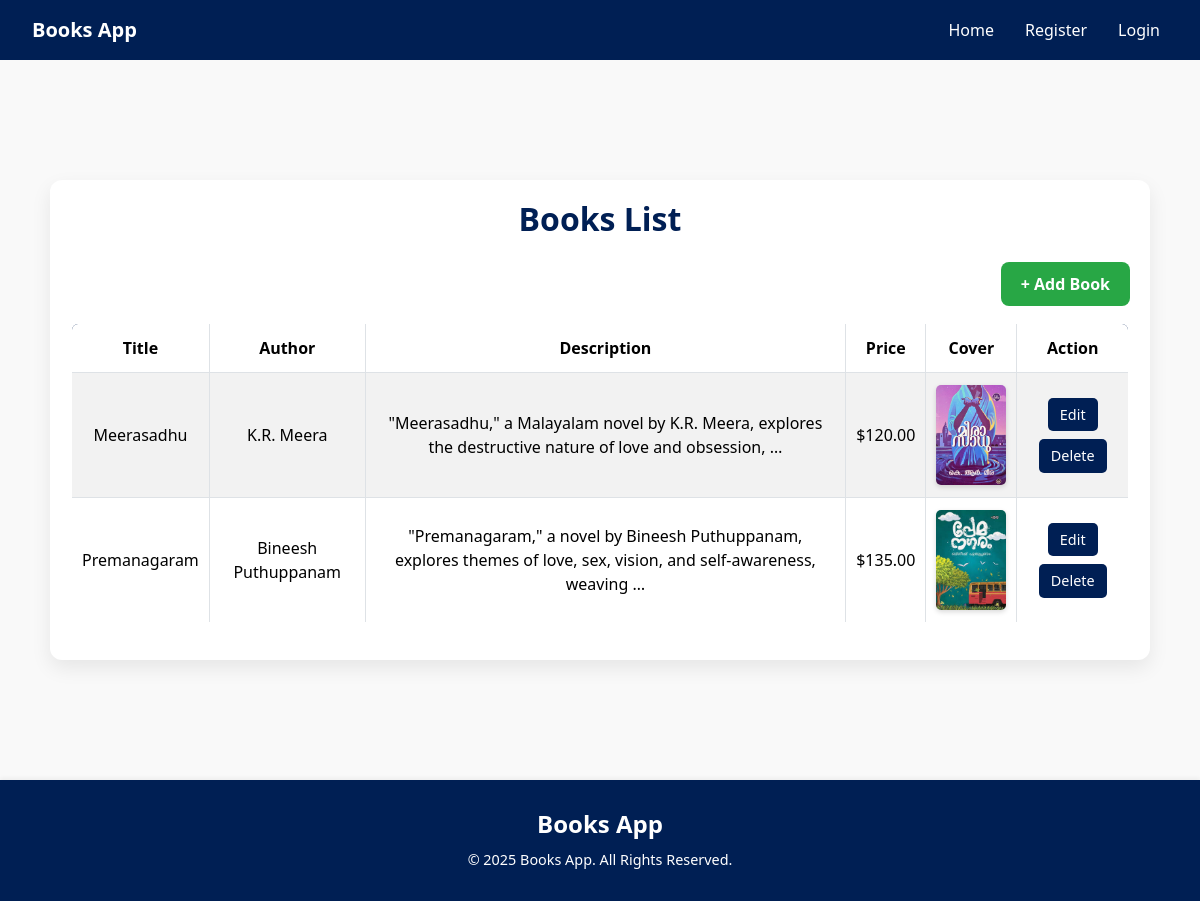
The page /book_list/ on the database its author committed.
### book/models.py (models this page shows, shortened)
class Book(models.Model):
    title = models.CharField(max_length=100)
    author = models.CharField(max_length=100)
    description = models.TextField()
    price = models.DecimalField(max_digits=6, decimal_places=2)
    cover = models.ImageField(upload_to='book_covers/', blank=True, null=True)

### book/views.py (the view)
# urls.py: path('book_list/', views.book_list, name='book_list'),
def book_list(request):
    books = Book.objects.all()
    return render(request, 'book_view.html', {'books': books})

### templates/book_view.html (shortened to what this page needs)
{% extends 'base.html' %}
{% load static %}
{% block content %}
<div class="books-table-container">
    <h2 class="text-center mb-4">Books List</h2>
    <div class="d-flex justify-content-end mb-3">
        <a href="{% url 'add_book' %}" class="add-book-btn">+ Add Book</a>
    </div>
    <div class="table-responsive">
        <table class="table table-striped table-hover align-middle">
            <thead>
                <tr>
                    <th>Title</th>
                    <th>Author</th>
                    <th>Description</th>
                    <th>Price</th>
                    <th>Cover</th>
                    <th>Action</th>
                </tr>
            </thead>
            <tbody>
                {% for book in books %}
                <tr>
                    <td>{{ book.title }}</td>
                    <td>{{ book.author }}</td>
                    <td>{{ book.description|truncatewords:15 }}</td>
                    <td>${{ book.price }}</td>
                    <td>
                        {% if book.cover %}
                            <img src="{{ book.cover.url }}" alt="Book Cover" class="book-cover-img">
                        {% else %}
                            <span class="text-muted">No Cover</span>
                        {% endif %}
                    </td>
                    <td>
                        <a href="{% url 'edit_book' book.id %}" class="btn-action">Edit</a>
                        <a href="{% url 'delete_book' book.id %}" class="btn-action">Delete</a>
                    </td>
                </tr>
                {% endfor %}
            </tbody>
        </table>
    </div>
</div>
{% endblock %}

### templates/base.html (shortened to what this page needs)
<!DOCTYPE html>
<html lang="en">
<head>
    <link href="https://cdn.jsdelivr.net/npm/bootstrap@5.3.3/dist/css/bootstrap.min.css" rel="stylesheet">
</head>
<body>
    <header>
        <nav class="navbar navbar-expand-lg">
            <div class="container-fluid">
                <a class="navbar-brand d-flex align-items-center" href="#">
                    <span>Books App</span>
                </a>
                <div class="collapse navbar-collapse justify-content-end" id="navbarSupportedContent">
                    {% if request.session.rid %}
                    <ul class="navbar-nav mb-2 mb-lg-0">
                        <li class="nav-item">
                            <a class="nav-link active" href="{% url 'book_list' %}">Book List</a>
                        </li>
                        <li class="nav-item">
                            <a class="nav-link" href="{% url 'logout' %}">Logout</a>
                        </li>
                        <li class="nav-item">
                            <a class="nav-link" href="{% url 'books' %}">Books</a>
                        </li>
                    </ul>
                    {% else %}
                    <ul class="navbar-nav mb-2 mb-lg-0">
                        <li class="nav-item">
                            <a class="nav-link active" href="{% url 'homepage' %}">Home</a>
                        </li>
                        <li class="nav-item">
                            <a class="nav-link" href="{% url 'register' %}">Register</a>
                        </li>
                        <li class="nav-item">
                            <a class="nav-link" href="{% url 'login' %}">Login</a>
                        </li>
                    </ul>
                    {% endif %}
                </div>
            </div>
        </nav>
    </header>
    <div class="container main-content">
        {% block content %}{% endblock %}
    </div>
    <footer>
        <div class="container">
            <h4>Books App</h4>
            <p>© 2025 Books App. All Rights Reserved.</p>
        </div>
    </footer>
</body>
</html>

### templates/base.html (style rules this page uses)
body { font-family: 'Segoe UI', sans-serif; background-color: #f9f9f9; margin: 0; padding: 0; display: flex; flex-direction: column; height: 100%; margin: 0; padding: 0; }
.navbar { background-color: #001f54; padding: 10px 20px; }
.navbar-brand span { color: white; font-weight: 600; font-size: 1.25rem; }
.nav-link { color: #ffffff !important; margin-left: 15px; }
.main-content { padding: 60px 20px; min-height: 60vh; flex: 1; }
footer { background-color: #001f54; color: #ffffff; text-align: center; padding: 30px 0; box-shadow: 0 -2px 4px rgba(0, 0, 0, 0.05); }
footer h4 { font-weight: 600; margin-bottom: 10px; }
footer p { font-size: 0.9rem; margin: 0; }

### templates/book_view.html (style rules this page uses)
.books-table-container { margin: 60px auto; max-width: 1100px; padding: 20px; background-color: #fff; border-radius: 12px; box-shadow: 0 8px 20px rgba(0, 0, 0, 0.08); }
h2 { color: #001f54; font-weight: 700; }
.add-book-btn { background-color: #28a745; padding: 10px 20px; font-size: 1rem; font-weight: 600; border-radius: 8px; color: #fff; text-decoration: none; transition: background-color 0.3s ease; }
.table { border: 2px solid #001f54; border-radius: 8px; overflow: hidden; }
.table thead { background-color: #001f54; color: white; text-align: center; }
.table th, .table td { vertical-align: middle; text-align: center; padding: 12px 10px; border: 1px solid #dee2e6; }
.book-cover-img { width: 70px; height: 100px; object-fit: cover; border-radius: 5px; box-shadow: 0 2px 5px rgba(0, 0, 0, 0.15); }
.btn-action { background-color: #001f54; color: white; font-size: 0.9rem; padding: 6px 12px; border-radius: 5px; text-decoration: none; margin: 4px 0; display: inline-block; transition: background-color 0.2s ease; }

### rows shown on the page
Book: title "Meerasadhu", author "K.R. Meera", description "\"Meerasadhu,\" a Malayalam novel by K.R. Meera, explores the destructive nature of love and obsession, …", price "120.00", cover (picture)
Book: title "Premanagaram", author "Bineesh Puthuppanam", description "\"Premanagaram,\" a novel by Bineesh Puthuppanam, explores themes of love, sex, vision, and self-awareness, weaving …", price "135.00", cover (picture)
